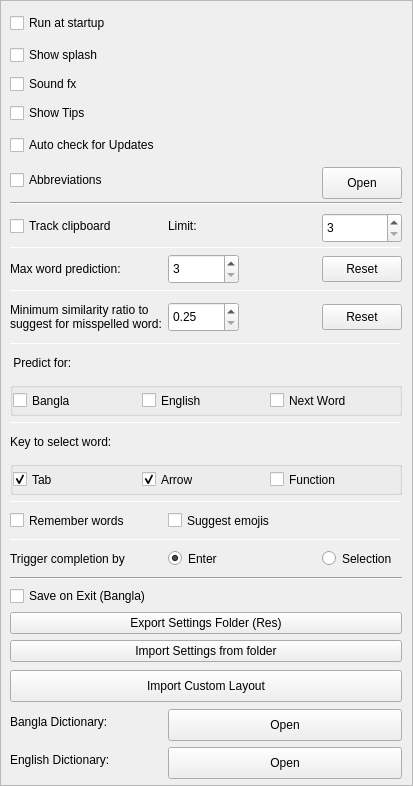
          <widget class="QWidget" name="scrollAreaWidgetContents">
           <property name="geometry">
            <rect>
             <x>0</x>
             <y>0</y>
             <width>413</width>
             <height>786</height>
            </rect>
           </property>
           <layout class="QGridLayout" name="gridLayout_7">
            <property name="leftMargin">
             <number>0</number>
            </property>
            <property name="topMargin">
             <number>0</number>
            </property>
            <property name="rightMargin">
             <number>0</number>
            </property>
            <property name="bottomMargin">
             <number>0</number>
            </property>
            <property name="spacing">
             <number>0</number>
            </property>
            <item row="0" column="0">
             <widget class="QFrame" name="frame">
              <property name="minimumSize">
               <size>
                <width>380</width>
                <height>0</height>
               </size>
              </property>
              <property name="maximumSize">
               <size>
                <width>430</width>
                <height>16777215</height>
               </size>
              </property>
              <property name="styleSheet">
               <string notr="true"/>
              </property>
              <property name="frameShape">
               <enum>QFrame::StyledPanel</enum>
              </property>
              <property name="frameShadow">
               <enum>QFrame::Raised</enum>
              </property>
              <layout class="QGridLayout" name="gridLayout_5">
               <property name="rightMargin">
                <number>10</number>
               </property>
               <item row="14" column="0" colspan="4">
                <widget class="QGroupBox" name="groupBox_3">
                 <property name="minimumSize">
                  <size>
                   <width>0</width>
                   <height>28</height>
                  </size>
                 </property>
                 <property name="sizeIncrement">
                  <size>
                   <width>0</width>
                   <height>68</height>
                  </size>
                 </property>
                 <property name="title">
                  <string/>
                 </property>
                 <layout class="QHBoxLayout" name="horizontalLayout_2">
                  <property name="spacing">
                   <number>0</number>
                  </property>
                  <property name="leftMargin">
                   <number>0</number>
                  </property>
                  <property name="topMargin">
                   <number>0</number>
                  </property>
                  <property name="rightMargin">
                   <number>0</number>
                  </property>
                  <property name="bottomMargin">
                   <number>0</number>
                  </property>
                  <item>
                   <widget class="QCheckBox" name="banglaSuggestCheckBox">
                    <property name="minimumSize">
                     <size>
                      <width>0</width>
                      <height>24</height>
                     </size>
                    </property>
                    <property name="maximumSize">
                     <size>
                      <width>16777215</width>
                      <height>25</height>
                     </size>
                    </property>
                    <property name="text">
                     <string>Bangla</string>
                    </property>
                   </widget>
                  </item>
                  <item>
                   <widget class="QCheckBox" name="EnglishSuggestCheckBox">
                    <property name="minimumSize">
                     <size>
                      <width>18</width>
                      <height>24</height>
                     </size>
                    </property>
                    <property name="maximumSize">
                     <size>
                      <width>16777215</width>
                      <height>25</height>
                     </size>
                    </property>
                    <property name="text">
                     <string>English</string>
                    </property>
                   </widget>
                  </item>
                  <item>
                   <widget class="QCheckBox" name="SentenceCheckBox">
                    <property name="minimumSize">
                     <size>
                      <width>0</width>
                      <height>24</height>
                     </size>
                    </property>
                    <property name="maximumSize">
                     <size>
                      <width>16777215</width>
                      <height>25</height>
                     </size>
                    </property>
                    <property name="toolTip">
                     <string>&lt;html&gt;&lt;head/&gt;&lt;body&gt;&lt;p&gt;&lt;br/&gt;&lt;/p&gt;&lt;/body&gt;&lt;/html&gt;</string>
                    </property>
                    <property name="text">
                     <string>Next Word</string>
                    </property>
                   </widget>
                  </item>
                 </layout>
                </widget>
               </item>
               <item row="17" column="0" colspan="4">
                <widget class="QGroupBox" name="groupBox_2">
                 <property name="minimumSize">
                  <size>
                   <width>0</width>
                   <height>25</height>
                  </size>
                 </property>
                 <property name="title">
                  <string/>
                 </property>
                 <layout class="QHBoxLayout" name="horizontalLayout">
                  <property name="spacing">
                   <number>0</number>
                  </property>
                  <property name="leftMargin">
                   <number>0</number>
                  </property>
                  <property name="topMargin">
                   <number>0</number>
                  </property>
                  <property name="rightMargin">
                   <number>0</number>
                  </property>
                  <property name="bottomMargin">
                   <number>0</number>
                  </property>
                  <item>
                   <widget class="QCheckBox" name="TabCheckBox">
                    <property name="minimumSize">
                     <size>
                      <width>0</width>
                      <height>24</height>
                     </size>
                    </property>
                    <property name="maximumSize">
                     <size>
                      <width>16777215</width>
                      <height>25</height>
                     </size>
                    </property>
                    <property name="text">
                     <string>Tab</string>
                    </property>
                    <property name="checked">
                     <bool>true</bool>
                    </property>
                   </widget>
                  </item>
                  <item>
                   <widget class="QCheckBox" name="ArrowCheckBox">
                    <property name="minimumSize">
                     <size>
                      <width>0</width>
                      <height>24</height>
                     </size>
                    </property>
                    <property name="maximumSize">
                     <size>
                      <width>16777215</width>
                      <height>25</height>
                     </size>
                    </property>
                    <property name="text">
                     <string>Arrow</string>
                    </property>
                    <property name="checked">
                     <bool>true</bool>
                    </property>
                   </widget>
                  </item>
                  <item>
                   <widget class="QCheckBox" name="Function_checkBox">
                    <property name="minimumSize">
                     <size>
                      <width>0</width>
                      <height>24</height>
                     </size>
                    </property>
                    <property name="maximumSize">
                     <size>
                      <width>16777215</width>
                      <height>25</height>
                     </size>
                    </property>
                    <property name="toolTip">
                     <string>&lt;html&gt;&lt;head/&gt;&lt;body&gt;&lt;p&gt;&lt;br/&gt;&lt;/p&gt;&lt;/body&gt;&lt;/html&gt;</string>
                    </property>
                    <property name="text">
                     <string>Function</string>
                    </property>
                   </widget>
                  </item>
                 </layout>
                </widget>
               </item>
               <item row="28" column="0">
                <widget class="QLabel" name="label_15">
                 <property name="minimumSize">
                  <size>
                   <width>0</width>
                   <height>26</height>
                  </size>
                 </property>
                 <property name="maximumSize">
                  <size>
                   <width>16777215</width>
                   <height>26</height>
                  </size>
                 </property>
                 <property name="text">
                  <string>English Dictionary:</string>
                 </property>
                </widget>
               </item>
               <item row="4" column="0" colspan="4">
                <widget class="QCheckBox" name="AutoCheckForUpdatesCheckBox">
                 <property name="minimumSize">
                  <size>
                   <width>0</width>
                   <height>24</height>
                  </size>
                 </property>
                 <property name="maximumSize">
                  <size>
                   <width>16777215</width>
                   <height>26</height>
                  </size>
                 </property>
                 <property name="toolTip">
                  <string>&lt;html&gt;&lt;head/&gt;&lt;body&gt;&lt;p&gt;Enable automatic update checks. We recommend keeping this option enabled.&lt;/p&gt;&lt;/body&gt;&lt;/html&gt;</string>
                 </property>
                 <property name="text">
                  <string>Auto check for Updates</string>
                 </property>
                </widget>
               </item>
               <item row="1" column="0" colspan="4">
                <widget class="QCheckBox" name="splashCheckBox">
                 <property name="minimumSize">
                  <size>
                   <width>0</width>
                   <height>24</height>
                  </size>
                 </property>
                 <property name="maximumSize">
                  <size>
                   <width>16777215</width>
                   <height>26</height>
                  </size>
                 </property>
                 <property name="toolTip">
                  <string>&lt;html&gt;&lt;head/&gt;&lt;body&gt;&lt;p&gt;Display the Kontho splash screen during application launch.&lt;/p&gt;&lt;/body&gt;&lt;/html&gt;</string>
                 </property>
                 <property name="text">
                  <string>Show splash</string>
                 </property>
                </widget>
               </item>
               <item row="5" column="0" colspan="3">
                <widget class="QCheckBox" name="UseAbrisCheckBox">
                 <property name="minimumSize">
                  <size>
                   <width>0</width>
                   <height>24</height>
                  </size>
                 </property>
                 <property name="maximumSize">
                  <size>
                   <width>16777215</width>
                   <height>26</height>
                  </size>
                 </property>
                 <property name="text">
                  <string>Abbreviations</string>
                 </property>
                </widget>
               </item>
               <item row="21" column="0">
                <widget class="QLabel" name="label_18">
                 <property name="minimumSize">
                  <size>
                   <width>0</width>
                   <height>25</height>
                  </size>
                 </property>
                 <property name="maximumSize">
                  <size>
                   <width>16777215</width>
                   <height>25</height>
                  </size>
                 </property>
                 <property name="text">
                  <string>Trigger completion by</string>
                 </property>
                </widget>
               </item>
               <item row="19" column="0">
                <widget class="QCheckBox" name="RememberCheckBox">
                 <property name="minimumSize">
                  <size>
                   <width>0</width>
                   <height>24</height>
                  </size>
                 </property>
                 <property name="maximumSize">
                  <size>
                   <width>16777215</width>
                   <height>25</height>
                  </size>
                 </property>
                 <property name="text">
                  <string>Remember words</string>
                 </property>
                </widget>
               </item>
               <item row="3" column="0" colspan="4">
                <widget class="QCheckBox" name="TipsCheckBox">
                 <property name="minimumSize">
                  <size>
                   <width>0</width>
                   <height>24</height>
                  </size>
                 </property>
                 <property name="maximumSize">
                  <size>
                   <width>16777215</width>
                   <height>26</height>
                  </size>
                 </property>
                 <property name="toolTip">
                  <string>&lt;html&gt;&lt;head/&gt;&lt;body&gt;&lt;p&gt;Present informative and helpful tips to enhance your experience and familiarity with the application.&lt;/p&gt;&lt;/body&gt;&lt;/html&gt;</string>
                 </property>
                 <property name="text">
                  <string>Show Tips</string>
                 </property>
                </widget>
               </item>
               <item row="19" column="1" colspan="3">
                <widget class="QCheckBox" name="SuggestEmojiesCheckBox">
                 <property name="minimumSize">
                  <size>
                   <width>0</width>
                   <height>24</height>
                  </size>
                 </property>
                 <property name="maximumSize">
                  <size>
                   <width>16777215</width>
                   <height>25</height>
                  </size>
                 </property>
                 <property name="text">
                  <string>Suggest emojis</string>
                 </property>
                </widget>
               </item>
               <item row="26" column="0" colspan="4">
                <widget class="QPushButton" name="ImportLayoutPushButton">
                 <property name="minimumSize">
                  <size>
                   <width>0</width>
                   <height>32</height>
                  </size>
                 </property>
                 <property name="maximumSize">
                  <size>
                   <width>16777215</width>
                   <height>28</height>
                  </size>
                 </property>
                 <property name="text">
                  <string>Import Custom Layout</string>
                 </property>
                </widget>
               </item>
               <item row="9" column="1">
                <widget class="QSpinBox" name="NumOfWrdPredictionSpinBox">
                 <property name="minimumSize">
                  <size>
                   <width>56</width>
                   <height>30</height>
                  </size>
                 </property>
                 <property name="styleSheet">
                  <string notr="true"/>
                 </property>
                 <property name="minimum">
                  <number>3</number>
                 </property>
                 <property name="maximum">
                  <number>15</number>
                 </property>
                </widget>
               </item>
               <item row="9" column="0">
                <widget class="QLabel" name="label_12">
                 <property name="minimumSize">
                  <size>
                   <width>0</width>
                   <height>24</height>
                  </size>
                 </property>
                 <property name="text">
                  <string>Max word prediction:</string>
                 </property>
                </widget>
               </item>
               <item row="7" column="0">
                <widget class="QCheckBox" name="ClipBoardCheckBox">
                 <property name="minimumSize">
                  <size>
                   <width>0</width>
                   <height>24</height>
                  </size>
                 </property>
                 <property name="maximumSize">
                  <size>
                   <width>16777215</width>
                   <height>26</height>
                  </size>
                 </property>
                 <property name="text">
                  <string>Track clipboard</string>
                 </property>
                </widget>
               </item>
               <item row="7" column="3">
                <widget class="QSpinBox" name="ClipLimitSpinBox">
                 <property name="minimumSize">
                  <size>
                   <width>56</width>
                   <height>30</height>
                  </size>
                 </property>
                 <property name="maximumSize">
                  <size>
                   <width>16777215</width>
                   <height>26</height>
                  </size>
                 </property>
                 <property name="minimum">
                  <number>3</number>
                 </property>
                 <property name="maximum">
                  <number>30</number>
                 </property>
                </widget>
               </item>
               <item row="16" column="0">
                <widget class="QLabel" name="label_17">
                 <property name="minimumSize">
                  <size>
                   <width>0</width>
                   <height>26</height>
                  </size>
                 </property>
                 <property name="maximumSize">
                  <size>
                   <width>16777215</width>
                   <height>26</height>
                  </size>
                 </property>
                 <property name="text">
                  <string>Key to select word:</string>
                 </property>
                </widget>
               </item>
               <item row="7" column="1">
                <widget class="QLabel" name="label_33">
                 <property name="minimumSize">
                  <size>
                   <width>0</width>
                   <height>26</height>
                  </size>
                 </property>
                 <property name="maximumSize">
                  <size>
                   <width>16777215</width>
                   <height>26</height>
                  </size>
                 </property>
                 <property name="text">
                  <string>Limit:</string>
                 </property>
                </widget>
               </item>
               <item row="9" column="3">
                <widget class="QPushButton" name="ResetMaxPushButton">
                 <property name="maximumSize">
                  <size>
                   <width>16777215</width>
                   <height>26</height>
                  </size>
                 </property>
                 <property name="text">
                  <string>Reset</string>
                 </property>
                </widget>
               </item>
               <item row="11" column="1">
                <widget class="QDoubleSpinBox" name="SimiDoubleSpinBox">
                 <property name="minimumSize">
                  <size>
                   <width>56</width>
                   <height>30</height>
                  </size>
                 </property>
                 <property name="minimum">
                  <double>0.250000000000000</double>
                 </property>
                 <property name="maximum">
                  <double>0.900000000000000</double>
                 </property>
                 <property name="singleStep">
                  <double>0.010000000000000</double>
                 </property>
                </widget>
               </item>
               <item row="11" column="3">
                <widget class="QPushButton" name="ResetSimipushButton">
                 <property name="maximumSize">
                  <size>
                   <width>16777215</width>
                   <height>26</height>
                  </size>
                 </property>
                 <property name="text">
                  <string>Reset</string>
                 </property>
                </widget>
               </item>
               <item row="27" column="1" colspan="3">
                <widget class="QPushButton" name="OpenBanglaDic">
                 <property name="minimumSize">
                  <size>
                   <width>0</width>
                   <height>32</height>
                  </size>
                 </property>
                 <property name="maximumSize">
                  <size>
                   <width>16777215</width>
                   <height>26</height>
                  </size>
                 </property>
                 <property name="text">
                  <string>Open</string>
                 </property>
                </widget>
               </item>
               <item row="21" column="1">
                <widget class="QRadioButton" name="EnterToSelectRadioButton">
                 <property name="minimumSize">
                  <size>
                   <width>0</width>
                   <height>25</height>
                  </size>
                 </property>
                 <property name="maximumSize">
                  <size>
                   <width>16777215</width>
                   <height>25</height>
                  </size>
                 </property>
                 <property name="text">
                  <string>Enter</string>
                 </property>
                 <property name="checked">
                  <bool>true</bool>
                 </property>
                </widget>
               </item>
               <item row="28" column="1" colspan="3">
                <widget class="QPushButton" name="OpenEnglishDic">
                 <property name="minimumSize">
                  <size>
                   <width>0</width>
                   <height>32</height>
                  </size>
                 </property>
                 <property name="maximumSize">
                  <size>
                   <width>16777215</width>
                   <height>26</height>
                  </size>
                 </property>
                 <property name="styleSheet">
                  <string notr="true"/>
                 </property>
                 <property name="text">
                  <string>Open</string>
                 </property>
                </widget>
               </item>
               <item row="27" column="0">
                <widget class="QLabel" name="label_14">
                 <property name="minimumSize">
                  <size>
                   <width>0</width>
                   <height>26</height>
                  </size>
                 </property>
                 <property name="maximumSize">
                  <size>
                   <width>16777215</width>
                   <height>26</height>
                  </size>
                 </property>
                 <property name="text">
                  <string>Bangla Dictionary:</string>
                 </property>
                </widget>
               </item>
               <item row="11" column="0">
                <widget class="QLabel" name="label_16">
                 <property name="minimumSize">
                  <size>
                   <width>0</width>
                   <height>40</height>
                  </size>
                 </property>
                 <property name="text">
                  <string>Minimum similarity ratio to 
suggest for misspelled word:</string>
                 </property>
                </widget>
               </item>
               <item row="15" column="0" colspan="4">
                <widget class="Line" name="line_10">
                 <property name="maximumSize">
                  <size>
                   <width>16777215</width>
                   <height>1</height>
                  </size>
                 </property>
                 <property name="orientation">
                  <enum>Qt::Horizontal</enum>
                 </property>
                </widget>
               </item>
               <item row="0" column="0" colspan="4">
                <widget class="QCheckBox" name="RunAtAtartUpCheckBox">
                 <property name="minimumSize">
                  <size>
                   <width>0</width>
                   <height>24</height>
                  </size>
                 </property>
                 <property name="maximumSize">
                  <size>
                   <width>16777215</width>
                   <height>26</height>
                  </size>
                 </property>
                 <property name="toolTip">
                  <string>&lt;html&gt;&lt;head/&gt;&lt;body&gt;&lt;p&gt;Enable automatic application launch at system startup, eliminating the need for manual initiation each time.&lt;/p&gt;&lt;/body&gt;&lt;/html&gt;</string>
                 </property>
                 <property name="text">
                  <string>Run at startup</string>
                 </property>
                </widget>
               </item>
               <item row="21" column="3">
                <widget class="QRadioButton" name="SelectionRadioButton">
                 <property name="enabled">
                  <bool>true</bool>
                 </property>
                 <property name="minimumSize">
                  <size>
                   <width>0</width>
                   <height>25</height>
                  </size>
                 </property>
                 <property name="maximumSize">
                  <size>
                   <width>16777215</width>
                   <height>25</height>
                  </size>
                 </property>
                 <property name="toolTip">
                  <string>&lt;html&gt;&lt;head/&gt;&lt;body&gt;&lt;p&gt;&lt;span style=&quot; font-size:10pt;&quot;&gt;Not Recommended&lt;/span&gt;&lt;/p&gt;&lt;p&gt;&lt;br/&gt;&lt;/p&gt;&lt;p&gt;&lt;br/&gt;&lt;/p&gt;&lt;/body&gt;&lt;/html&gt;</string>
                 </property>
                 <property name="text">
                  <string>Selection</string>
                 </property>
                </widget>
               </item>
               <item row="5" column="3">
                <widget class="QPushButton" name="OpenAbbris">
                 <property name="minimumSize">
                  <size>
                   <width>0</width>
                   <height>32</height>
                  </size>
                 </property>
                 <property name="maximumSize">
                  <size>
                   <width>16777215</width>
                   <height>26</height>
                  </size>
                 </property>
                 <property name="text">
                  <string>Open</string>
                 </property>
                </widget>
               </item>
               <item row="12" column="0" colspan="4">
                <widget class="Line" name="line_7">
                 <property name="maximumSize">
                  <size>
                   <width>16777215</width>
                   <height>1</height>
                  </size>
                 </property>
                 <property name="orientation">
                  <enum>Qt::Horizontal</enum>
                 </property>
                </widget>
               </item>
               <item row="10" column="0" colspan="4">
                <widget class="Line" name="line_8">
                 <property name="maximumSize">
                  <size>
                   <width>16777215</width>
                   <height>1</height>
                  </size>
                 </property>
                 <property name="orientation">
                  <enum>Qt::Horizontal</enum>
                 </property>
                </widget>
               </item>
               <item row="20" column="0" colspan="4">
                <widget class="Line" name="line_13">
                 <property name="maximumSize">
                  <size>
                   <width>16777215</width>
                   <height>1</height>
                  </size>
                 </property>
                 <property name="orientation">
                  <enum>Qt::Horizontal</enum>
                 </property>
                </widget>
               </item>
               <item row="8" column="0" colspan="4">
                <widget class="Line" name="line_6">
                 <property name="maximumSize">
                  <size>
                   <width>16777215</width>
                   <height>1</height>
                  </size>
                 </property>
                 <property name="orientation">
                  <enum>Qt::Horizontal</enum>
                 </property>
                </widget>
               </item>
               <item row="22" column="0" colspan="4">
                <widget class="Line" name="line_14">
                 <property name="orientation">
                  <enum>Qt::Horizontal</enum>
                 </property>
                </widget>
               </item>
               <item row="6" column="0" colspan="4">
                <widget class="Line" name="line_5">
                 <property name="minimumSize">
                  <size>
                   <width>0</width>
                   <height>1</height>
                  </size>
                 </property>
                 <property name="orientation">
                  <enum>Qt::Horizontal</enum>
                 </property>
                </widget>
               </item>
               <item row="13" column="0" colspan="4">
                <widget class="QLabel" name="label_13">
                 <property name="minimumSize">
                  <size>
                   <width>0</width>
                   <height>26</height>
                  </size>
                 </property>
                 <property name="maximumSize">
                  <size>
                   <width>16777215</width>
                   <height>26</height>
                  </size>
                 </property>
                 <property name="text">
                  <string> Predict for:</string>
                 </property>
                </widget>
               </item>
               <item row="18" column="0" colspan="4">
                <widget class="Line" name="line_12">
                 <property name="maximumSize">
                  <size>
                   <width>16777215</width>
                   <height>1</height>
                  </size>
                 </property>
                 <property name="orientation">
                  <enum>Qt::Horizontal</enum>
                 </property>
                </widget>
               </item>
               <item row="23" column="0" colspan="4">
                <widget class="QCheckBox" name="DeferredCheckBox">
                 <property name="toolTip">
                  <string>&lt;html&gt;&lt;head/&gt;&lt;body&gt;&lt;p&gt;When enabled, changes made in the application will not be immediately saved to the file. Instead, the changes will be temporarily stored, allowing you to work seamlessly without interruption. The changes will be persisted and saved all at once when you close the application, ensuring a faster and smoother user experience. However, please be aware that any changes may be lost in the event of an unexpected system closure.&lt;/p&gt;&lt;/body&gt;&lt;/html&gt;</string>
                 </property>
                 <property name="text">
                  <string>Save on Exit (Bangla)</string>
                 </property>
                </widget>
               </item>
               <item row="2" column="0" colspan="4">
                <widget class="QCheckBox" name="SFXcheckBox">
                 <property name="text">
                  <string>Sound fx</string>
                 </property>
                </widget>
               </item>
               <item row="24" column="0" colspan="4">
                <widget class="QPushButton" name="ExportSettingsPushButton">
                 <property name="text">
                  <string>Export Settings Folder (Res)</string>
                 </property>
                </widget>
               </item>
               <item row="25" column="0" colspan="4">
                <widget class="QPushButton" name="ImportSettingsPushbutton">
                 <property name="text">
                  <string>Import Settings from folder</string>
                 </property>
                </widget>
               </item>
              </layout>
             </widget>
            </item>
           </layout>
          </widget>
